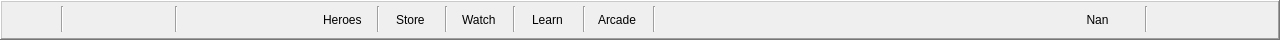
   <widget class="QFrame" name="frame">
    <property name="geometry">
     <rect>
      <x>0</x>
      <y>1000</y>
      <width>1280</width>
      <height>40</height>
     </rect>
    </property>
    <property name="frameShape">
     <enum>QFrame::WinPanel</enum>
    </property>
    <property name="frameShadow">
     <enum>QFrame::Raised</enum>
    </property>
    <widget class="QLabel" name="LB_Settings">
     <property name="geometry">
      <rect>
       <x>11</x>
       <y>4</y>
       <width>32</width>
       <height>32</height>
      </rect>
     </property>
     <property name="frameShape">
      <enum>QFrame::NoFrame</enum>
     </property>
     <property name="text">
      <string/>
     </property>
    </widget>
    <widget class="Line" name="line">
     <property name="geometry">
      <rect>
       <x>54</x>
       <y>6</y>
       <width>16</width>
       <height>26</height>
      </rect>
     </property>
     <property name="orientation">
      <enum>Qt::Vertical</enum>
     </property>
    </widget>
    <widget class="QLabel" name="LB_Back">
     <property name="geometry">
      <rect>
       <x>80</x>
       <y>4</y>
       <width>32</width>
       <height>32</height>
      </rect>
     </property>
     <property name="frameShape">
      <enum>QFrame::NoFrame</enum>
     </property>
     <property name="text">
      <string/>
     </property>
     <property name="scaledContents">
      <bool>false</bool>
     </property>
    </widget>
    <widget class="QLabel" name="LB_Next">
     <property name="geometry">
      <rect>
       <x>128</x>
       <y>4</y>
       <width>32</width>
       <height>32</height>
      </rect>
     </property>
     <property name="frameShape">
      <enum>QFrame::NoFrame</enum>
     </property>
     <property name="text">
      <string/>
     </property>
    </widget>
    <widget class="Line" name="line_2">
     <property name="geometry">
      <rect>
       <x>168</x>
       <y>6</y>
       <width>16</width>
       <height>26</height>
      </rect>
     </property>
     <property name="orientation">
      <enum>Qt::Vertical</enum>
     </property>
    </widget>
    <widget class="QPushLabel" name="BTN_Heroes">
     <property name="geometry">
      <rect>
       <x>323</x>
       <y>11</y>
       <width>54</width>
       <height>17</height>
      </rect>
     </property>
     <property name="text">
      <string>Heroes</string>
     </property>
    </widget>
    <widget class="Line" name="line_3">
     <property name="geometry">
      <rect>
       <x>370</x>
       <y>6</y>
       <width>16</width>
       <height>26</height>
      </rect>
     </property>
     <property name="orientation">
      <enum>Qt::Vertical</enum>
     </property>
    </widget>
    <widget class="QLabel" name="LB_Store">
     <property name="geometry">
      <rect>
       <x>396</x>
       <y>11</y>
       <width>54</width>
       <height>17</height>
      </rect>
     </property>
     <property name="text">
      <string>Store</string>
     </property>
    </widget>
    <widget class="QLabel" name="LB_Watch">
     <property name="geometry">
      <rect>
       <x>462</x>
       <y>11</y>
       <width>54</width>
       <height>17</height>
      </rect>
     </property>
     <property name="text">
      <string>Watch</string>
     </property>
    </widget>
    <widget class="QLabel" name="LB_Arcade">
     <property name="geometry">
      <rect>
       <x>598</x>
       <y>11</y>
       <width>54</width>
       <height>17</height>
      </rect>
     </property>
     <property name="text">
      <string>Arcade</string>
     </property>
    </widget>
    <widget class="QLabel" name="LB_Learn">
     <property name="geometry">
      <rect>
       <x>532</x>
       <y>11</y>
       <width>54</width>
       <height>17</height>
      </rect>
     </property>
     <property name="text">
      <string>Learn</string>
     </property>
    </widget>
    <widget class="Line" name="line_4">
     <property name="geometry">
      <rect>
       <x>438</x>
       <y>6</y>
       <width>16</width>
       <height>26</height>
      </rect>
     </property>
     <property name="orientation">
      <enum>Qt::Vertical</enum>
     </property>
    </widget>
    <widget class="Line" name="line_5">
     <property name="geometry">
      <rect>
       <x>506</x>
       <y>6</y>
       <width>16</width>
       <height>26</height>
      </rect>
     </property>
     <property name="orientation">
      <enum>Qt::Vertical</enum>
     </property>
    </widget>
    <widget class="Line" name="line_6">
     <property name="geometry">
      <rect>
       <x>576</x>
       <y>6</y>
       <width>16</width>
       <height>26</height>
      </rect>
     </property>
     <property name="orientation">
      <enum>Qt::Vertical</enum>
     </property>
    </widget>
    <widget class="Line" name="line_7">
     <property name="geometry">
      <rect>
       <x>646</x>
       <y>6</y>
       <width>16</width>
       <height>26</height>
      </rect>
     </property>
     <property name="orientation">
      <enum>Qt::Vertical</enum>
     </property>
    </widget>
    <widget class="QPushButton" name="BTN_Disconnect">
     <property name="geometry">
      <rect>
       <x>1238</x>
       <y>3</y>
       <width>32</width>
       <height>32</height>
      </rect>
     </property>
     <property name="text">
      <string/>
     </property>
     <property name="iconSize">
      <size>
       <width>32</width>
       <height>30</height>
      </size>
     </property>
     <property name="flat">
      <bool>true</bool>
     </property>
    </widget>
    <widget class="QPushButton" name="BTN_Inventory">
     <property name="geometry">
      <rect>
       <x>1200</x>
       <y>3</y>
       <width>32</width>
       <height>32</height>
      </rect>
     </property>
     <property name="text">
      <string/>
     </property>
     <property name="iconSize">
      <size>
       <width>32</width>
       <height>32</height>
      </size>
     </property>
     <property name="flat">
      <bool>true</bool>
     </property>
    </widget>
    <widget class="QPushButton" name="BTN_Notifications">
     <property name="geometry">
      <rect>
       <x>1160</x>
       <y>3</y>
       <width>32</width>
       <height>32</height>
      </rect>
     </property>
     <property name="text">
      <string/>
     </property>
     <property name="iconSize">
      <size>
       <width>32</width>
       <height>30</height>
      </size>
     </property>
     <property name="flat">
      <bool>true</bool>
     </property>
    </widget>
    <widget class="Line" name="line_8">
     <property name="geometry">
      <rect>
       <x>1138</x>
       <y>6</y>
       <width>16</width>
       <height>26</height>
      </rect>
     </property>
     <property name="orientation">
      <enum>Qt::Vertical</enum>
     </property>
    </widget>
    <widget class="QPushButton" name="LB_Money">
     <property name="geometry">
      <rect>
       <x>1061</x>
       <y>8</y>
       <width>73</width>
       <height>23</height>
      </rect>
     </property>
     <property name="text">
      <string>Nan</string>
     </property>
     <property name="autoDefault">
      <bool>false</bool>
     </property>
     <property name="flat">
      <bool>true</bool>
     </property>
    </widget>
   </widget>
